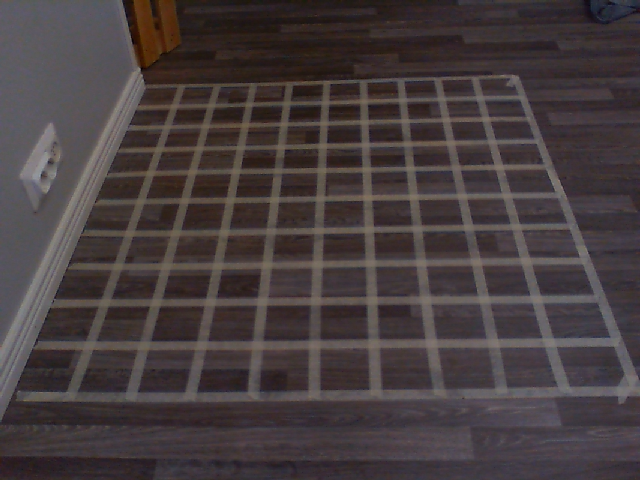
#> input picture sources/exercises/grid-partitioning/image1_1.png, 640 x 480 px, given in place of the camera
$ python GridCornerDetectionAndPerspectiveRectification.py   (older library calls are emulated)
#> lines starting #> are read from the running program, lines starting #| are printed output that depends on the picture; after the words box and inside, x2 and y2 are one past the last pixel; in counts of white or black regions, pixels touching at a corner belong together
#> further down, frame is the input picture: shape (480, 640, 3); mean B, G, R 62.7, 61.4, 70.5
### sources/exercises/CornerDetection/findEdges_2.py
import cv2
import numpy as np


# ── Base ──────────────────────────────────────────────────────────────────────

class EdgeDetector:
    """Common interface and helpers for all edge detectors."""

    gray:          np.ndarray
    diffArr:       np.ndarray       # binary mask (StepDiff) or blurred src (Derivative)
    ys:            np.ndarray       # row of each detected edge centre
    centers:       np.ndarray       # column of each detected edge centre
    slots:         int
    slotThreshold: int              # percent (0-100)

    def draw(self, r: int = 3) -> np.ndarray:
        out = cv2.cvtColor(self.gray, cv2.COLOR_GRAY2BGR)
        for y, c in zip(self.ys, self.centers):
            cv2.circle(out, (int(c), int(y)), r, (0, 0, 255), -1)
        return out

    # [5 lines left out: function _store, not called in this run]


# ── Step-difference detector ──────────────────────────────────────────────────

class StepDiff(EdgeDetector):
    """
    Binary edge map via finite difference, then scan each row for runs of 1s.

    diffArr[y,x] = max(|gray[y, x±step]|, |gray[y±step, x]|) > threshold
    """

    # [116 lines left out: functions __init__, _detect, _runs, not called in this run]


# ── Derivative detector ───────────────────────────────────────────────────────

class Derivative(EdgeDetector):
    """
    Edge detector via 1st/2nd derivative zero-crossings on each row profile.

    Per row: smooth → d1 → threshold bands → d2 zero-crossing refinement.
    """

    # [124 lines left out: functions __init__, _detect, _scan, _zc, not called in this run]


    class PreciseEdge(EdgeDetector):
        """
        Pyramid → Sobel → NMS → hysteresis → subpixel centers.
        Single class, replaces both StepDiff and Derivative.
        """

    def __init__(self, gray: np.ndarray,
                 threshold:     int   = 30,
                 slots:         int   = 4,
                 slotThreshold: int   = 20,
                 subpixel:      bool  = True,
                 pyramid:       bool  = True) -> None:
#> called with threshold = 5, slots = 1, slotThreshold = 9, subpixel = 10, pyramid = 5
        self.gray, self.threshold      = gray, threshold
#> self.threshold = 5
        self.slots, self.slotThreshold = slots, slotThreshold
        self.subpixel, self.pyramid    = subpixel, pyramid
        self.centers_f                 = np.array([], dtype=np.float32)
        self.ys = self.centers = self.widths = np.array([], dtype=np.int32)
        self._detect()

    def _detect(self) -> None:
        g = self.gray

        # ── Pyramid ROI mask ──────────────────────────────────────────
        if self.pyramid:
            small  = cv2.resize(g, (g.shape[1]//2, g.shape[0]//2),
                                interpolation=cv2.INTER_AREA)
            gx_s   = cv2.Sobel(small, cv2.CV_16S, 1, 0, ksize=3)
            gy_s   = cv2.Sobel(small, cv2.CV_16S, 0, 1, ksize=3)
            mask_s = (np.maximum(np.abs(gx_s), np.abs(gy_s)) > self.threshold).astype(np.uint8)
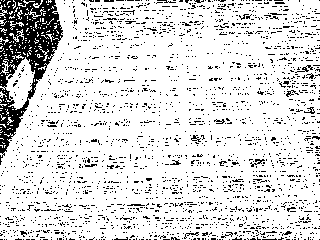
#> mask_s: shape (240, 320); values 0 (black) and 1 (white), 86.2% white; black in thin lines or dots
            mask_s = cv2.dilate(mask_s, np.ones((5,5), np.uint8))
#> mask_s: shape (240, 320); values 0 (black) and 1 (white), 99.9% white; black in thin lines or dots, all inside (x1, y1, x2, y2) = (0, 0, 57, 151)
            roi    = cv2.resize(mask_s, (g.shape[1], g.shape[0]),
                                interpolation=cv2.INTER_NEAREST).astype(bool)
#> roi: shape (480, 640) bool; 99.9% white; 17 black regions (12 under 20 px), largest, box (x1, y1, x2, y2) and area: (72, 144, 82, 154) 76, (58, 66, 70, 78) 68, (30, 234, 36, 252) 52, (74, 120, 82, 124) 24, (86, 88, 90, 96) 20
        else:
            roi    = np.ones(g.shape, dtype=bool)

        # ── Full-res Sobel ────────────────────────────────────────────
        gx  = cv2.Sobel(g, cv2.CV_16S, 1, 0, ksize=3)
        gy  = cv2.Sobel(g, cv2.CV_16S, 0, 1, ksize=3)
        mag = np.maximum(np.abs(gx), np.abs(gy)).astype(np.float32)
        mag[~roi] = 0
#> mag: shape (480, 640) float32; min 0, max 487, mean 26.6

        # ── NMS ───────────────────────────────────────────────────────
        thin = self._nms(mag, gx, gy)

        # ── Hysteresis ────────────────────────────────────────────────
        self.diffArr = self._hysteresis(thin, mag)

        # ── Vectorised run extraction ─────────────────────────────────
        self._extract_runs(mag)

    def _nms(self, mag: np.ndarray,
             gx: np.ndarray, gy: np.ndarray) -> np.ndarray:
        angle = np.arctan2(gy.astype(np.float32),
                           gx.astype(np.float32)) * 180 / np.pi % 180
        q     = ((angle + 22.5) // 45 % 4).astype(np.uint8)
        out   = mag.copy()

        for d, (dy, dx) in enumerate([(0,1),(1,1),(1,0),(1,-1)]):
            mask = q == d
            fwd  = np.roll(np.roll(mag, -dy, 0), -dx, 1)
            bwd  = np.roll(np.roll(mag,  dy, 0),  dx, 1)
            out[mask & ((out < fwd) | (out < bwd))] = 0
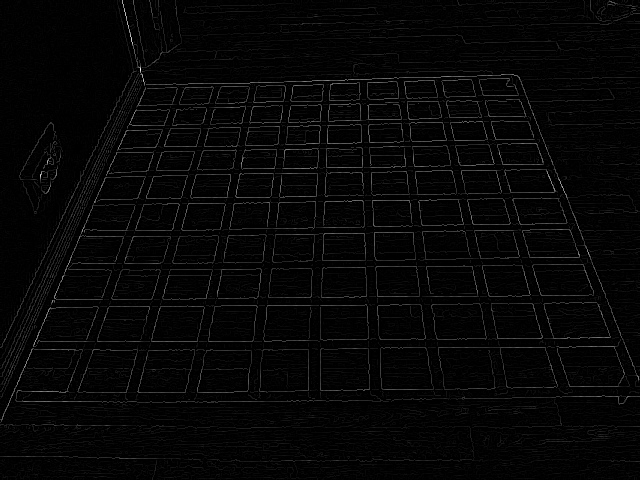
#> out: shape (480, 640) float32; min 0, max 487, mean 11.7; drawn with min black and max white

        return (out > self.threshold).astype(np.uint8)
#> returned value: shape (480, 640); values 0 (black) and 1 (white), 29.5% white in thin lines or dots

    def _hysteresis(self, thin: np.ndarray, mag: np.ndarray) -> np.ndarray:
        weak       = (mag > self.threshold * 0.4).astype(np.uint8) & thin
        strong     = thin.copy()
        _, labels  = cv2.connectedComponents(weak)
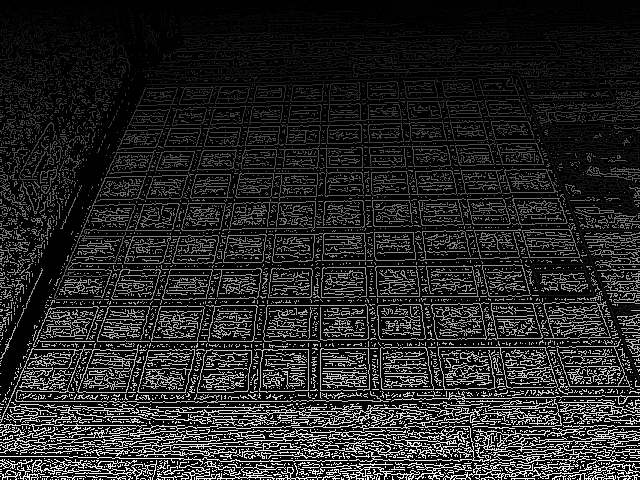
#> labels: shape (480, 640) int32; min 0, max 6331, mean 922.2; drawn with min black and max white
        strong_ids = np.unique(labels[strong > 0])
#> strong_ids = 6331 values from 1 to 6331
        out        = np.zeros_like(thin)
        for sid in strong_ids[strong_ids != 0]:
            out[labels == sid] = 1
        return out

    def _extract_runs(self, mag: np.ndarray) -> None:
        padded   = np.pad(self.diffArr, ((0,0),(1,1)), mode="constant")
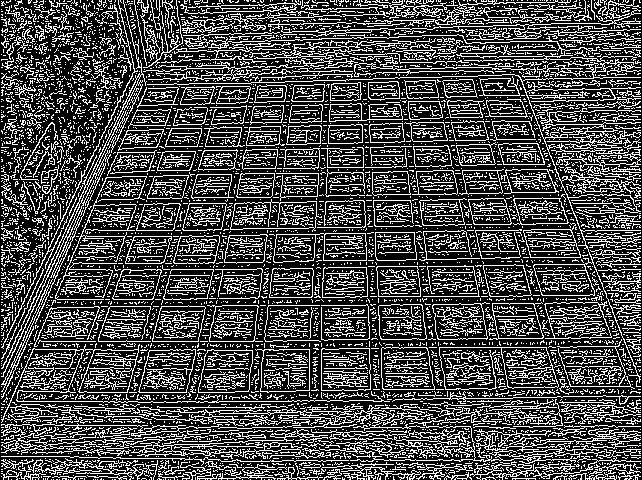
#> padded: shape (480, 642); values 0 (black) and 1 (white), 29.4% white in thin lines or dots
        delta    = np.diff(padded.astype(np.int8), axis=1)
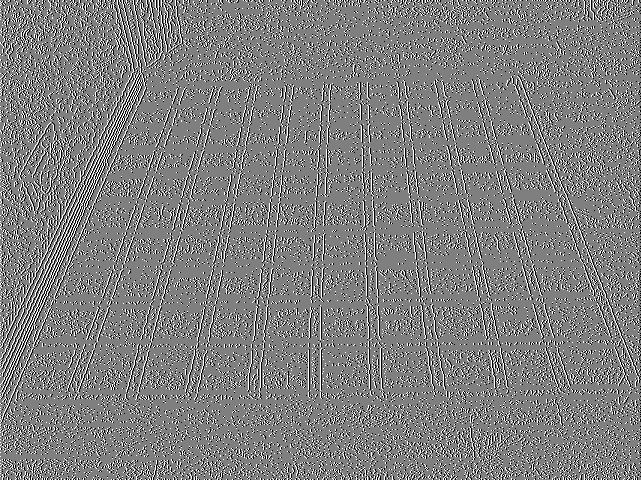
#> delta: shape (480, 641) int8; min -1, max 1, mean 0; drawn with min black and max white
        ys_s, xs_s = np.where(delta ==  1)
        ys_e, xs_e = np.where(delta == -1)

        w        = padded.shape[1]
#> w = 642
        idx_s    = np.argsort(ys_s * w + xs_s)
        idx_e    = np.argsort(ys_e * w + xs_e)
        ys_s, xs_s = ys_s[idx_s], xs_s[idx_s]
        ys_e, xs_e = ys_e[idx_e], xs_e[idx_e]

        n     = min(len(ys_s), len(ys_e))
#> n = 38299
        valid = (ys_s[:n] == ys_e[:n]) & (xs_s[:n] < xs_e[:n])

        self.ys     = ys_s[:n][valid].astype(np.int32)
        self.outers = xs_s[:n][valid].astype(np.int32)
        self.inners = xs_e[:n][valid].astype(np.int32)
        self.widths = (self.inners - self.outers).astype(np.int32)

        if self.subpixel:
            self._subpixel_centers(mag)
        else:
            self.centers   = ((self.outers + self.inners) >> 1).astype(np.int32)
            self.centers_f = self.centers.astype(np.float32)

    def _subpixel_centers(self, mag: np.ndarray) -> None:
        centers_f = ((self.outers + self.inners) / 2).astype(np.float32)
        for k in range(len(self.outers)):
            y, o, i  = self.ys[k], self.outers[k], self.inners[k]
            profile  = mag[y, o:i+1]
            peak     = int(np.argmax(profile))
            if 0 < peak < len(profile) - 1:
                a, b, c  = profile[peak-1], profile[peak], profile[peak+1]
                denom    = 2*(2*b - a - c)
                centers_f[k] = o + peak + ((a-c)/denom if abs(denom) > 1e-6 else 0)
#> this loop made 38299 passes
#> (y, o, i, peak, a, b, c, denom) on passes 159, 163, 169, 172, 173, 175, 193, 198, 205, 207, 208, 218: (1, 16, 21, 3, 12, 13, 7, 14), (1, 39, 43, 1, 9, 11, 11, 4), (1, 66, 70, 1, 6, 11, 10, 12), (1, 90, 92, 1, 6, 8, 6, 8), (1, 98, 101, 2, 6, 11, 6, 20), (1, 108, 111, 1, 7, 11, 9, 12), (1, 170, 172, 1, 7, 9, 9, 4), (1, 193, 199, 1, 7, 8, 7, 4), (1, 236, 238, 1, 6, 8, 1, 18), (1, 251, 255, 1, 6, 8, 7, 6), (1, 259, 261, 1, 11, 13, 12, 6), (1, 329, 334, 1, 8, 12, 11, 10)
#> (y, o, i, peak, a, b, c) on pass 326: (2, 378, 388, 9, 13, 15, 15)
        self.centers_f = centers_f
        self.centers   = centers_f.astype(np.int32)

    # [50 lines of commented-out code are left out]

### sources/exercises/CornerDetection/calcCorners_2.py
import cv2
import numpy as np
from findEdges_2 import EdgeDetector


# ── Warp ──────────────────────────────────────────────────────────────────────

# [9 lines left out: function warpToCorners, not called in this run]


# ── Corner base ───────────────────────────────────────────────────────────────

class _CornerBase:
    corners: np.ndarray | None

    def __init__(self) -> None:
        self.corners = None

    # [5 lines left out: function draw_corners, not called in this run]

    @staticmethod
    def _quad(ys: np.ndarray, xs: np.ndarray) -> np.ndarray:
        """Sum/diff heuristic → TL, TR, BR, BL as (cx, cy) float32."""
        pts = np.column_stack([ys, xs])          # col-0 = row, col-1 = col
        s, d = pts[:,0] + pts[:,1], pts[:,0] - pts[:,1]
        idx  = [s.argmin(), d.argmin(), s.argmax(), d.argmax()]
        return np.float32([[pts[i,1], pts[i,0]] for i in idx])


# ── Corner finders ────────────────────────────────────────────────────────────

class SimpleCorners(_CornerBase):
    """Sum/diff heuristic on every detected edge point."""

    # [4 lines left out: function __init__, not called in this run]


class DenseCorners(_CornerBase):
    """
    Keep only points in dense grid cells, then apply the sum/diff heuristic.

    Divides the image into a (slots × slots) grid; discards cells whose
    point count is below *slotThreshold* % of the busiest cell.
    """

    def __init__(self, edge: EdgeDetector) -> None:
        super().__init__()
        ys, xs = edge.ys, edge.centers
        if len(ys) < 4: return

        h, w   = edge.diffArr.shape[:2]
#> h = 480; w = 640
        slots  = edge.slots
        sh, sw = max(h // slots, 1), max(w // slots, 1)
#> sh = 480; sw = 640

        sy = np.clip(ys // sh, 0, slots-1)
        sx = np.clip(xs // sw, 0, slots-1)

        counts = np.zeros((slots, slots), dtype=np.int32)
        np.add.at(counts, (sy, sx), 1)

        max_c = counts.max()
        if max_c == 0: return

        mask = counts[sy, sx] >= max_c * (edge.slotThreshold / 100)
        if mask.sum() < 4: return

        self.corners = self._quad(ys[mask], xs[mask])
#> in _quad, `pts = np.column_stack([ys, xs])`: pts = 38299 pairs, first value 0 to 479, second value 0 to 639
#> in _quad, `idx  = [s.argmin(), d.argmin(), s.argmax(), d.argmax()]`: idx = [154, 153, 37950, 38148]
#> self.corners = [[0, 1], [638, 0], [639, 476], [2, 479]]


class CurveCorners(_CornerBase):
    """
    Convex hull + approxPolyDP — handles any shape.

    Finds however many corners exist; if exactly 4, orders them TL/TR/BR/BL
    and they are safe to pass to warpToCorners().
    """

    # [15 lines left out: function __init__, not called in this run]

    def is_quad(self) -> bool:
        return self.n_corners == 4

    # [6 lines left out: function draw_hull, not called in this run]

### sources/exercises/CornerDetection/GridCornerDetectionAndPerspectiveRectification.py
import sys
import cv2
from calcCorners_2 import *
from visualize import Visualizer
from findEdges_2 import *

# StepDiff
SD_THRESH = 30
SD_STEP   = 3
SD_SLOT = 10
SD_SLOT_THRESHOLD = 30

# Derivative
DV_THRESH = 5
DV_STEP   = 1
DV_BLUR   = 9
DV_SLOT = 10
DV_SLOT_THRESHOLD = 5

# [49 lines of commented-out code are left out]
cap = cv2.VideoCapture(0)

if not cap.isOpened():
    print("Camera not accessible")
    exit()

# Skip frame setup todo

while True:
    ret, frame = cap.read()

    if not ret:
        break

    gray = cv2.cvtColor(frame, cv2.COLOR_BGR2GRAY)
    #gray = cv2.resize(gray, (640, 360))

    dv = Derivative(gray, DV_THRESH, DV_STEP, DV_BLUR, DV_SLOT, DV_SLOT_THRESHOLD)
    dc = DenseCorners(dv)

    edges   = dv.draw()
#> the loop in draw, `for y, c in zip(self.ys, self.centers):` made 38299 passes
#> c on passes 1 to 3: 9, 14, 20
#> after the loop in draw, `for y, c in zip(self.ys, self.centers):`:
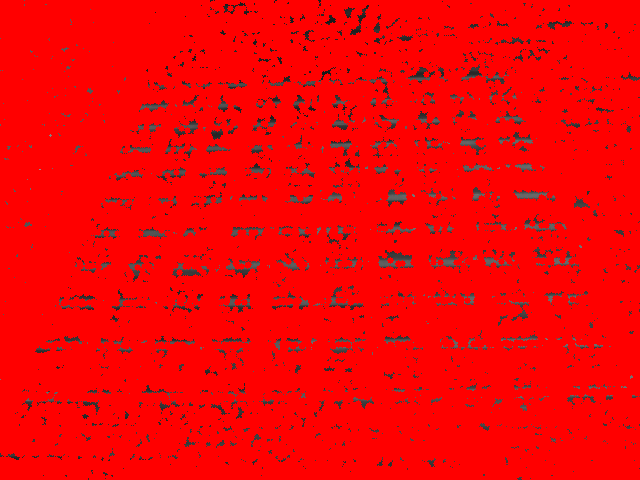
#> out: shape (480, 640, 3); mean B, G, R 4.3, 4.3, 242.6
    corners = edges.copy()
    if dc.corners is not None:
        for pt in dc.corners:
            cv2.circle(corners, (int(pt[0]), int(pt[1])), 5, (255, 255, 255), -1)
            cv2.circle(corners, (int(pt[0]), int(pt[1])), 5, (0,   0,   0),    2)
#> this loop made 4 passes
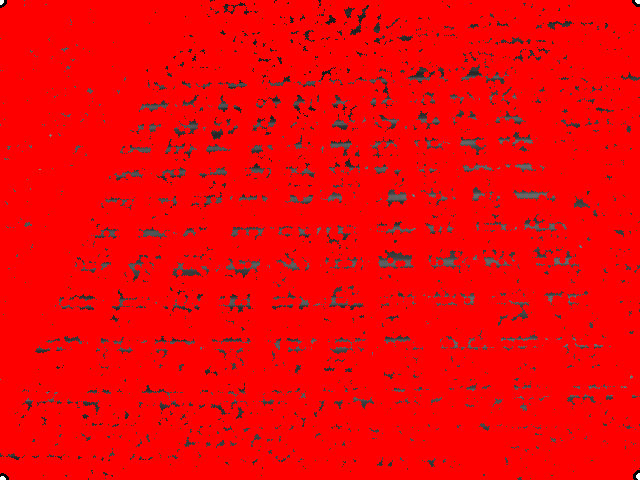
#> corners: shape (480, 640, 3); 0.07% of pixels changed, all inside (x1, y1, x2, y2) = (0, 0, 640, 480)

    cv2.imshow("Original", frame)
    cv2.imshow("Edges", edges)
    cv2.imshow("Corners", corners)

    if cv2.waitKey(1) & 0xFF == ord("q"):
#> (key q is pressed here)
        break

cap.release()
cv2.destroyAllWindows()

$ run again, on sources/exercises/grid-partitioning/image1_2_test.png
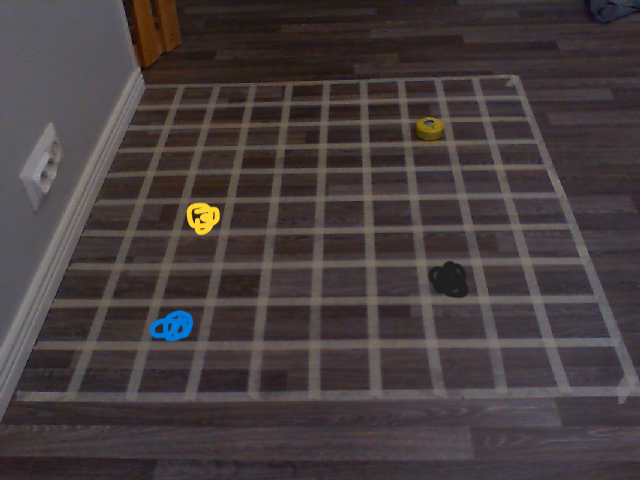
#> input picture sources/exercises/grid-partitioning/image1_2_test.png, 640 x 480 px, given in place of the camera
#> frame is the input picture: shape (480, 640, 3); mean B, G, R 62.7, 61.7, 70.5
#> self.threshold = 5
#> in _detect, `mask_s = (np.maximum(np.abs(gx_s), np.abs(gy_s)) > self.threshold).ast..`:
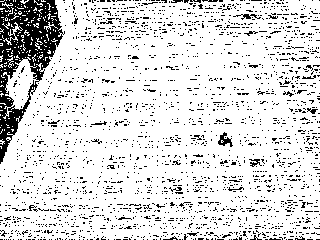
#> mask_s: shape (240, 320); values 0 (black) and 1 (white), 86.1% white; black in thin lines or dots
#> roi: shape (480, 640) bool; 99.8% white; 28 black regions (15 under 20 px), largest, box (x1, y1, x2, y2) and area: (64, 60, 78, 72) 88, (16, 240, 32, 254) 84, (0, 302, 6, 320) 68
#> strong_ids = 6273 values from 1 to 6273
#> padded: shape (480, 642); values 0 (black) and 1 (white), 29.4% white in thin lines or dots
#> n = 38272
#> the loop in _subpixel_centers, `for k in range(len(self.outers)):` made 38272 passes
#> (y, o, i, peak, a, b, c, denom) on passes 159, 172, 189, 195, 200, 203, 216, 220: (1, 34, 36, 1, 7, 8, 6, 6), (1, 89, 94, 1, 13, 15, 12, 10), (1, 169, 171, 1, 9, 11, 9, 8), (1, 193, 195, 1, 8, 9, 1, 18), (1, 221, 224, 1, 11, 17, 13, 20), (1, 231, 234, 1, 10, 11, 11, 2), (1, 326, 328, 1, 9, 10, 9, 4), (1, 340, 346, 3, 11, 16, 13, 16)
#> pts = 38272 pairs, first value 0 to 479, second value 0 to 639
#> idx = [0, 151, 38271, 37937]
#> self.corners = [[1, 0], [638, 0], [638, 479], [0, 477]]
#> the loop in draw, `for y, c in zip(self.ys, self.centers):` made 38272 passes
#> c on passes 1 to 3: 1, 5, 7
#> the loop `for pt in dc.corners:` made 4 passes
#> after the loop `for pt in dc.corners:`:
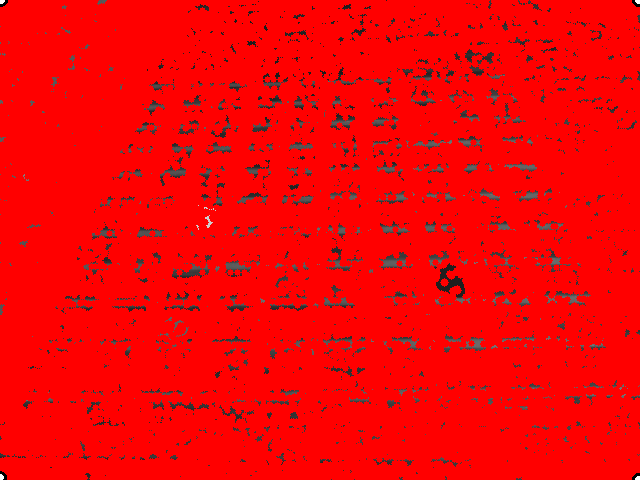
#> corners: shape (480, 640, 3); mean B, G, R 4.4, 4.4, 242.3
